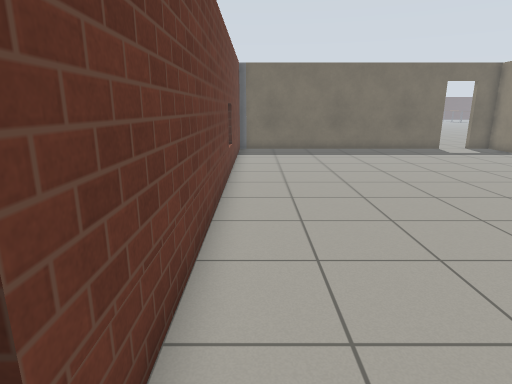
[1] (above)

12 first-person views from a walk through a Gazebo world. The camera is 1.2 m above the floor, tilts 14° down and sees 75° across. The floor is counted in squares, 0.5 m on a side. Each view is taken from the middle of a square. On the plan, view 1 faces up. The plan holds only what a view shows up to about 19 squares ahead; the rest is blank. The place goes on beyond the plan. Robots are left out. Simple patterns stand in for the simulator's built-in surfaces. Simple shapes stand in for some stock models.

[2]
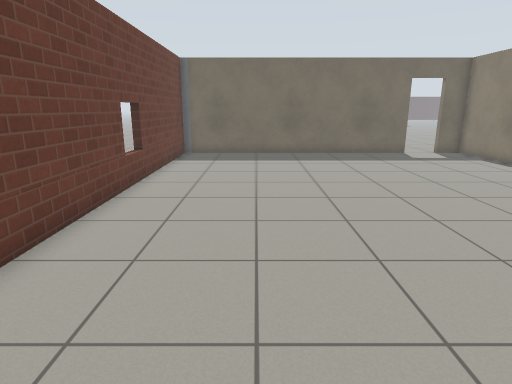

[3]
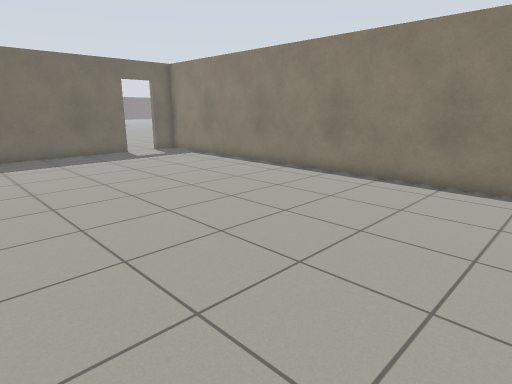

[4]
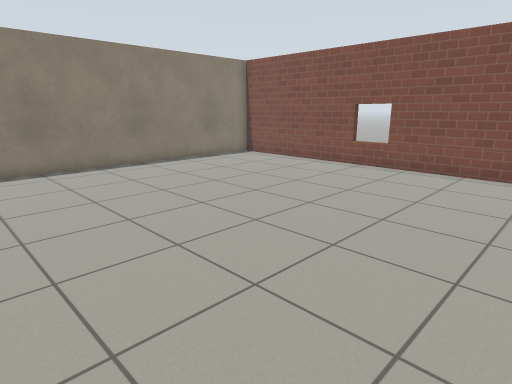

[5]
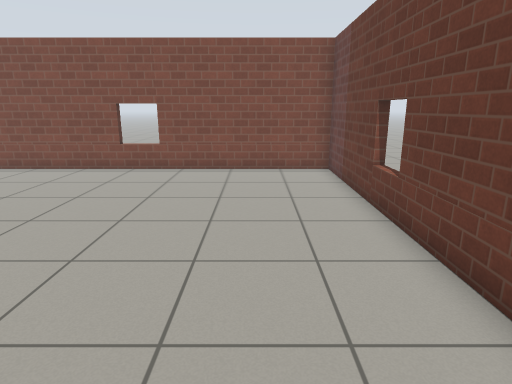

[6]
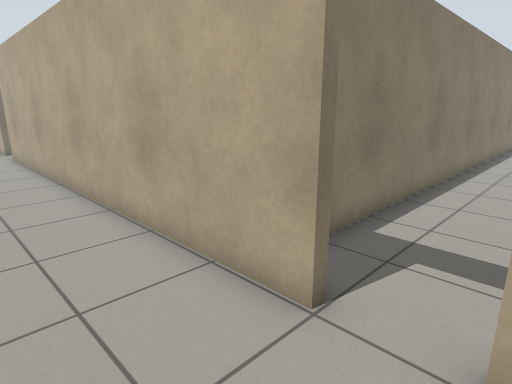

[7]
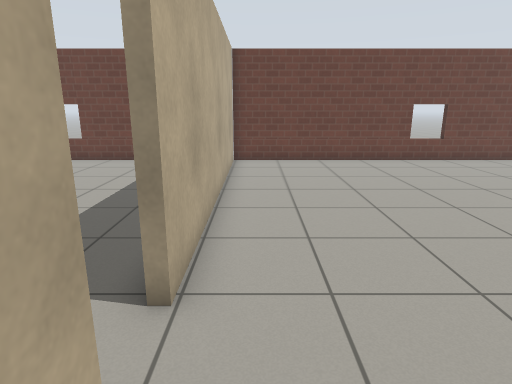

[8]
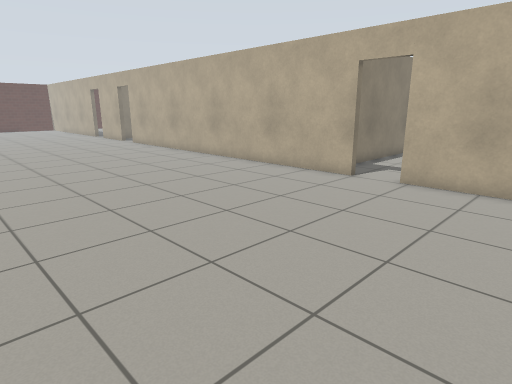

[9]
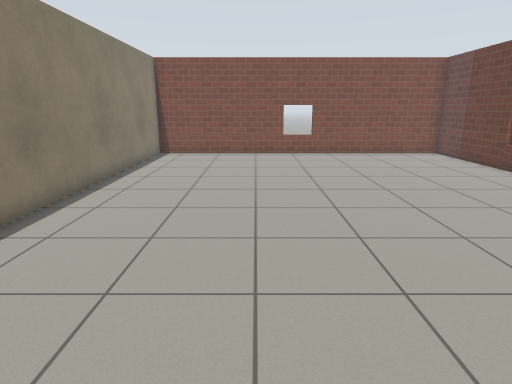

[10]
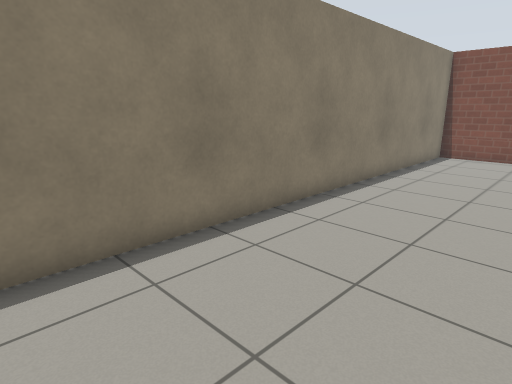

[11]
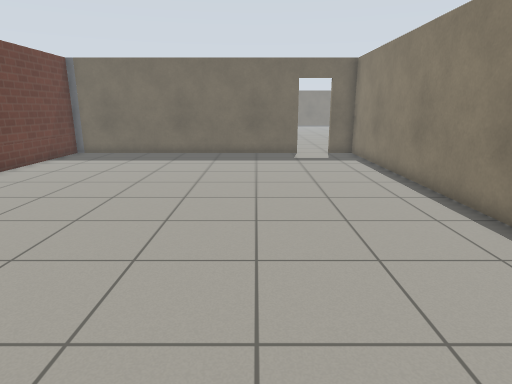

[12]
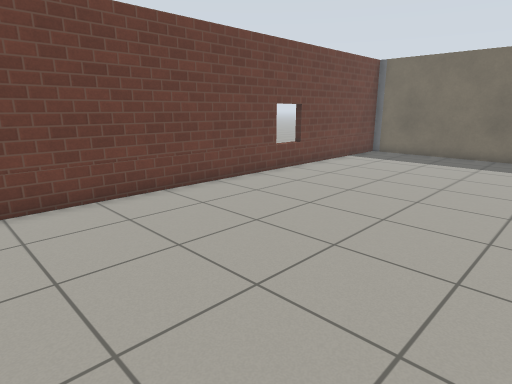

### Floor plan
Points are (right, up) in squares from view 1. A wall is a line through its corners. A room is listed if a view was taken in it or the views show most of it. See-through windows are left out.
Room 1 (views 1, 2, 3, 4, 5, 9, 10, 11, 12)
walls: (11.4, 20.6) (-1, 20.6) (-1, -5.6) (14.3, -5.6) (14.3, 20.6) (13, 20.6)
ways out: open door at (12.5, 21) to room 2
Room 2 (views 6, 7, 8)
walls: (13, 20.9) (27.5, 20.9); (-1, 32.5) (-1, 20.9) (11.4, 20.9)
ways out: open door at (12.5, 21) to room 1

Where each view was taken, in squares from view 1:
view 1: 0 up, 0 right, facing up
view 2: 2 up, 3 right, facing up
view 3: 2 up, 3 right, facing up-right
view 4: 8 up, 0 right, facing down-right
view 5: 8 up, 2 right, facing down
view 6: 24 up, 11 right, facing down-right
view 7: 22 up, 15 right, facing left
view 8: 32 up, 7 right, facing down-right
view 9: 13 up, 9 right, facing down
view 10: 13 up, 9 right, facing down-right
view 11: 2 up, 9 right, facing up
view 12: 2 up, 8 right, facing up-left
